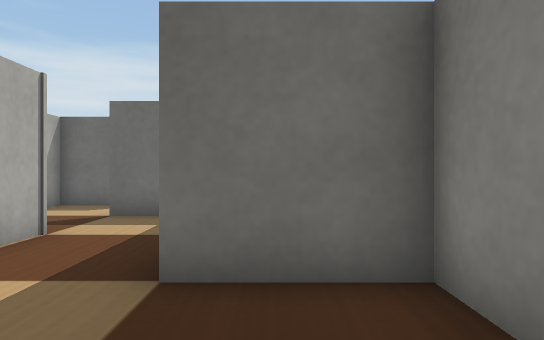
View 1 (above)

24 first-person views from a walk through a robot-simulator world made for Webots. The camera is 0.05 m above the floor, looks level and sees 70° across. The floor is counted in squares, 0.05 m on a side. Each view is taken from the middle of a square. On the plan, view 1 faces up. The plan holds only what a view shows up to about 13 squares ahead; the rest is blank. The place goes on beyond the plan. Robots are left out. Webots' stock objects and surfaces are drawn as simple stand-ins.

View 2
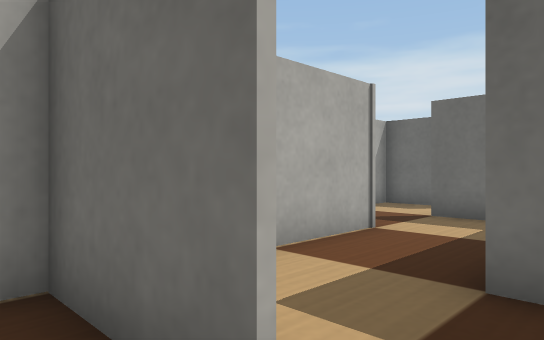

View 3
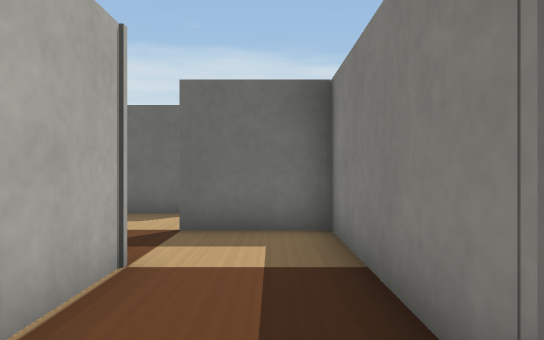

View 4
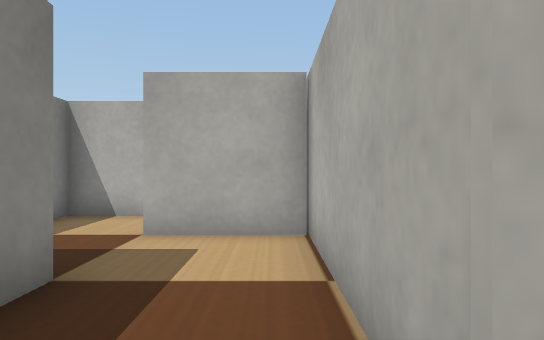

View 5
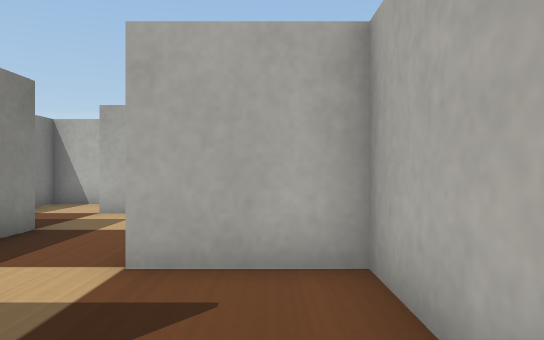

View 6
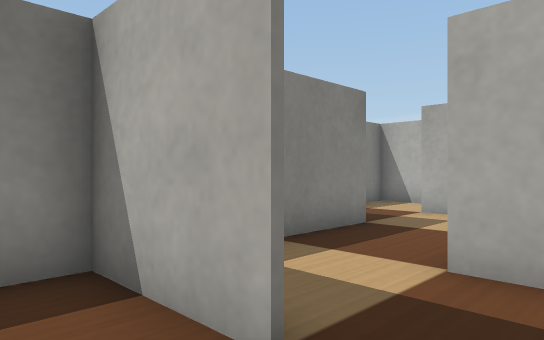

View 7
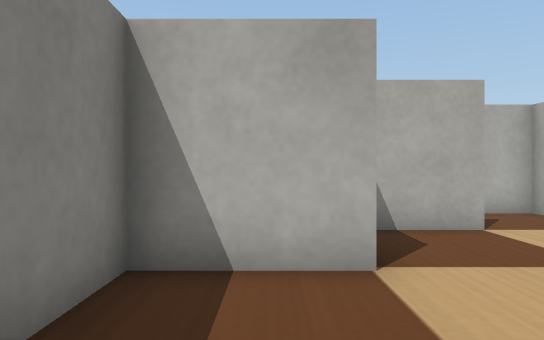

View 8
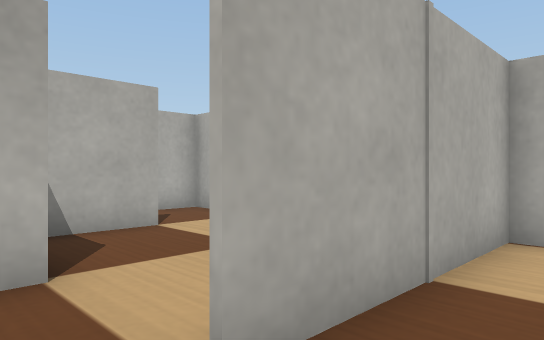

View 9
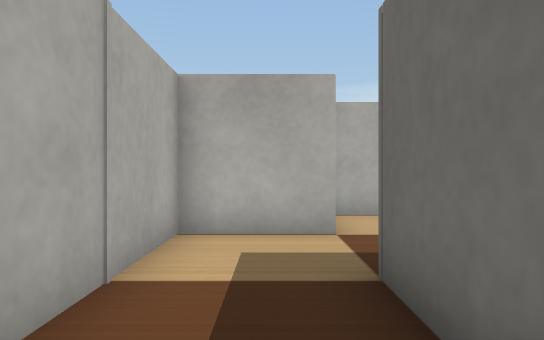

View 10
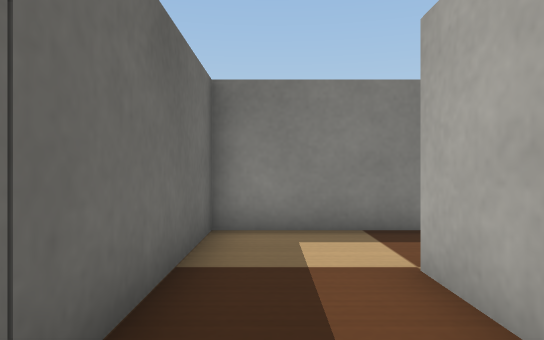

View 11
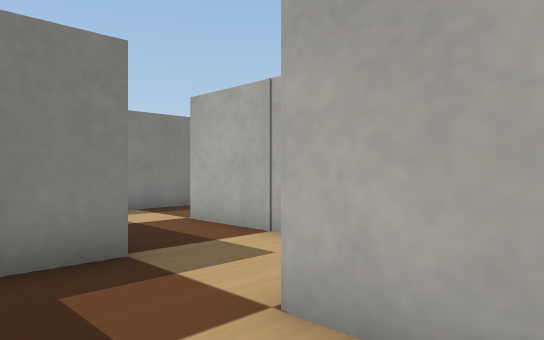

View 12
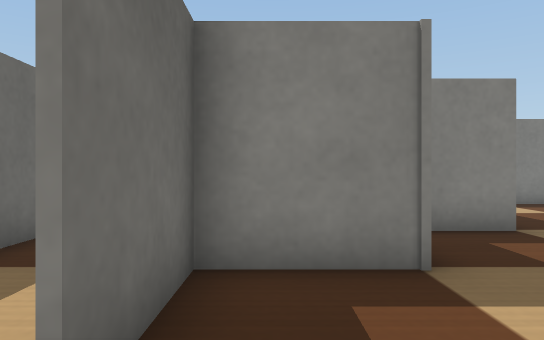

View 13
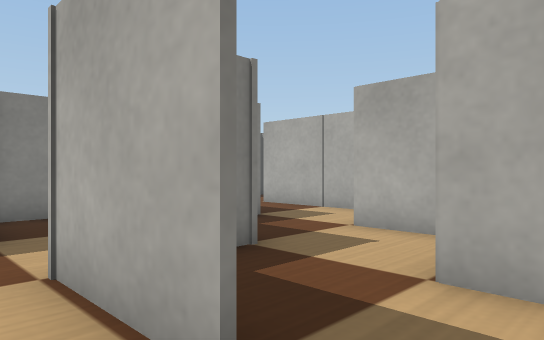

View 14
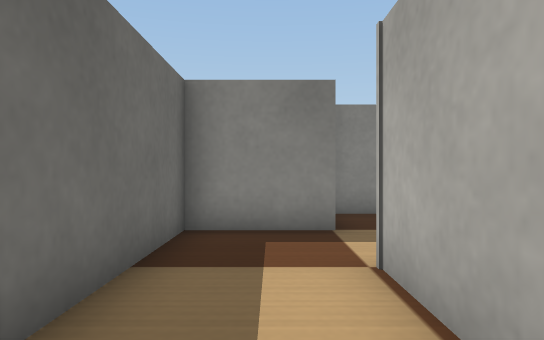

View 15
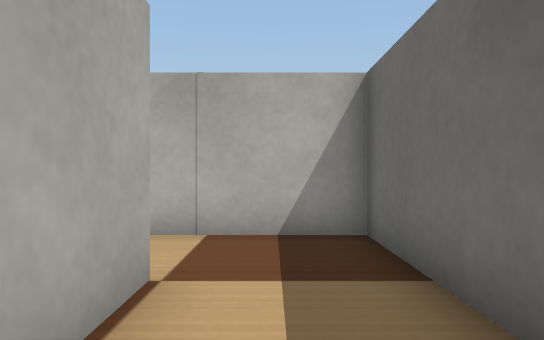

View 16
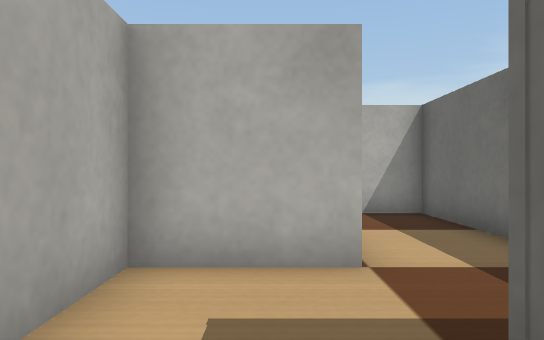

View 17
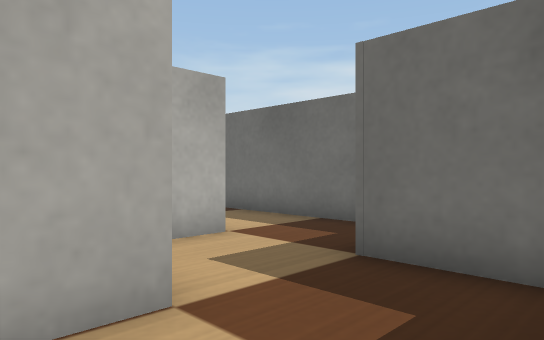

View 18
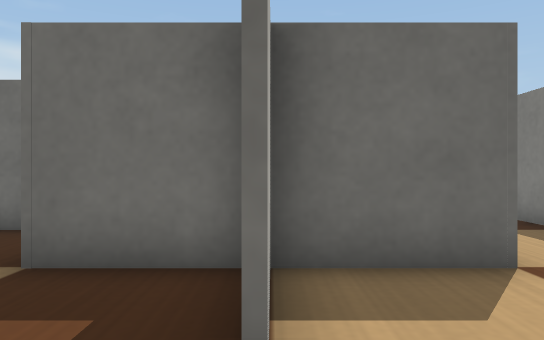

View 19
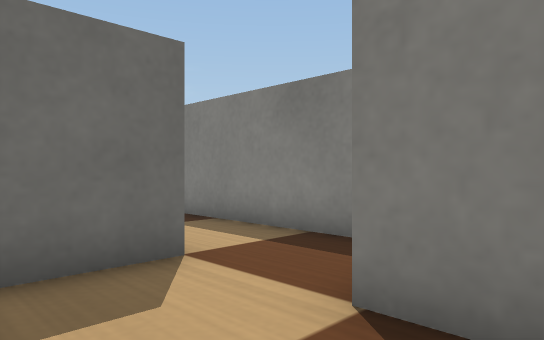

View 20
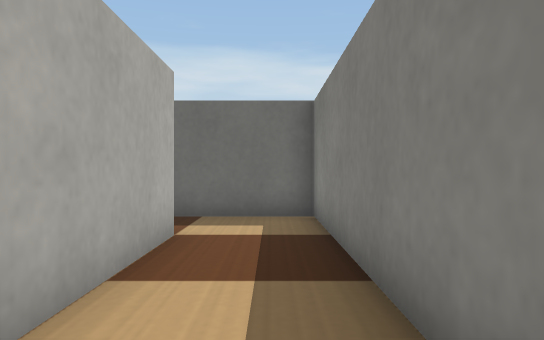

View 21
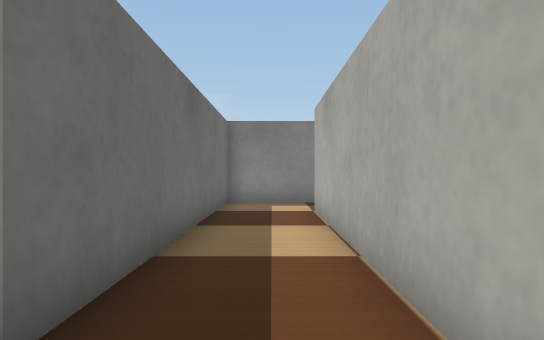

View 22
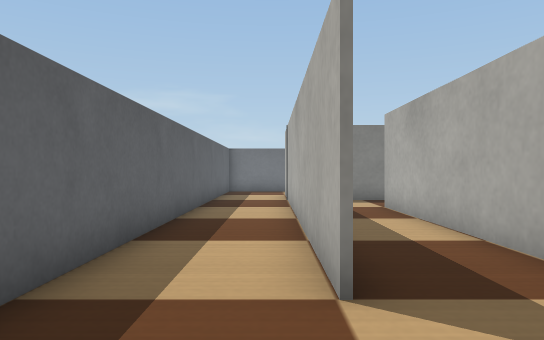

View 23
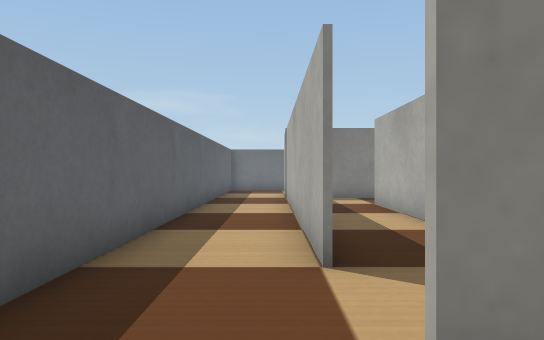

View 24
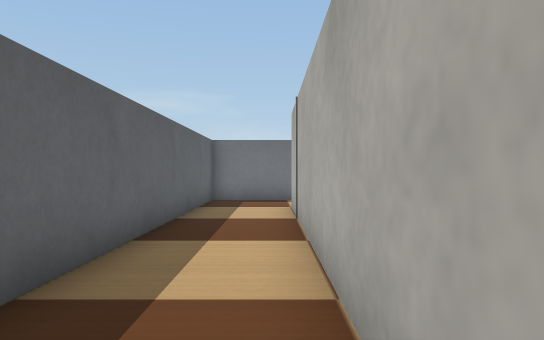

### Floor plan
Key: @ floor where view 1 was taken; # wall or solid block; . floor.
Columns run from 11 left of view 1 to 9 right of it. Each row starts with its distance up from view 1.
 31     #################
 30    .................#
 29  ...................#
 28   #..#############
 27    ............#
 26      ########..#
 25             #..#
 24 ########    #..#
 23 ###  ####   #..#
 22 #......##   #..#
 21 #..###.######..#
 20 #....#....#....#
 19    ..###..#..#
 18   #..###.    #
 17   #....#  .  #
 16   ####.#######
 15      #...... #
 14      ###   . #
 13      ######. #
 12        # ...##
 11      ### .###
 10      #....#
  9      #..###
  8      #..###
  7      #....#
  6      ###..#
  5        #..#
  4        #..###
  3        #..####
  2        #.... #
  1        ###..
  0           .@
 -1             #
 -2            ##

Where each view was taken, in squares from view 1:
view 1: 0 up, 0 right, facing up
view 2: 0 up, 0 right, facing up-left
view 3: 2 up, 2 left, facing up
view 4: 7 up, 3 left, facing down
view 5: 10 up, 5 left, facing down
view 6: 10 up, 5 left, facing down-right
view 7: 15 up, 0 right, facing down
view 8: 15 up, 0 right, facing down-left
view 9: 15 up, 0 right, facing left
view 10: 15 up, 5 left, facing right
view 11: 18 up, 8 left, facing down-right
view 12: 20 up, 10 left, facing right
view 13: 22 up, 10 left, facing down-right
view 14: 22 up, 10 left, facing right
view 15: 22 up, 5 left, facing left
view 16: 20 up, 2 left, facing left
view 17: 17 up, 1 left, facing up-left
view 18: 17 up, 1 left, facing up
view 19: 17 up, 1 left, facing up-right
view 20: 20 up, 3 right, facing up
view 21: 27 up, 8 left, facing right
view 22: 29 up, 9 left, facing right
view 23: 29 up, 10 left, facing right
view 24: 29 up, 4 left, facing right
